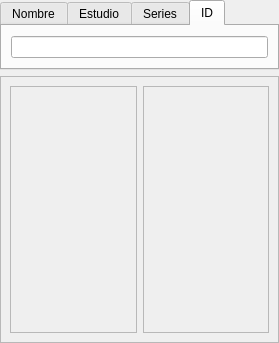
<?xml version="1.0" encoding="UTF-8"?>
<ui version="4.0">
 <class>ctkDICOMQueryWidget</class>
 <widget class="QWidget" name="ctkDICOMQueryWidget">
  <property name="geometry">
   <rect>
    <x>0</x>
    <y>0</y>
    <width>279</width>
    <height>343</height>
   </rect>
  </property>
  <property name="windowTitle">
   <string>Form</string>
  </property>
  <layout class="QVBoxLayout" name="verticalLayout" stretch="0,1">
   <property name="margin">
    <number>0</number>
   </property>
   <item>
    <widget class="QTabWidget" name="QueryOptions">
     <property name="sizePolicy">
      <sizepolicy hsizetype="Expanding" vsizetype="Minimum">
       <horstretch>0</horstretch>
       <verstretch>0</verstretch>
      </sizepolicy>
     </property>
     <property name="maximumSize">
      <size>
       <width>16777215</width>
       <height>16777215</height>
      </size>
     </property>
     <property name="tabShape">
      <enum>QTabWidget::Rounded</enum>
     </property>
     <property name="currentIndex">
      <number>3</number>
     </property>
     <property name="elideMode">
      <enum>Qt::ElideNone</enum>
     </property>
     <widget class="QWidget" name="Name">
      <attribute name="title">
       <string>Nombre</string>
      </attribute>
      <attribute name="toolTip">
       <string>Buscar por el nombre de la persona</string>
      </attribute>
      <layout class="QVBoxLayout" name="verticalLayout_7">
       <item>
        <widget class="QLineEdit" name="NameSearch"/>
       </item>
      </layout>
     </widget>
     <widget class="QWidget" name="Study">
      <attribute name="title">
       <string>Estudio</string>
      </attribute>
      <attribute name="toolTip">
       <string>Buscar en la descripción del estudio</string>
      </attribute>
      <layout class="QVBoxLayout" name="verticalLayout_8">
       <item>
        <widget class="QLineEdit" name="StudySearch"/>
       </item>
      </layout>
     </widget>
     <widget class="QWidget" name="Series">
      <attribute name="title">
       <string>Series</string>
      </attribute>
      <attribute name="toolTip">
       <string>Buscar en la descripción de la serie</string>
      </attribute>
      <layout class="QVBoxLayout" name="verticalLayout_9">
       <item>
        <widget class="QLineEdit" name="SeriesSearch"/>
       </item>
      </layout>
     </widget>
     <widget class="QWidget" name="ID">
      <attribute name="title">
       <string>ID</string>
      </attribute>
      <attribute name="toolTip">
       <string>Buscar el ID de la persona</string>
      </attribute>
      <layout class="QVBoxLayout" name="verticalLayout_10">
       <item>
        <widget class="QLineEdit" name="IdSearch"/>
       </item>
      </layout>
     </widget>
    </widget>
   </item>
   <item>
    <widget class="QFrame" name="frame">
     <property name="frameShape">
      <enum>QFrame::StyledPanel</enum>
     </property>
     <property name="frameShadow">
      <enum>QFrame::Raised</enum>
     </property>
     <layout class="QHBoxLayout" name="horizontalLayout_2">
      <item>
       <widget class="QFrame" name="frame_2">
        <property name="frameShape">
         <enum>QFrame::StyledPanel</enum>
        </property>
        <property name="frameShadow">
         <enum>QFrame::Raised</enum>
        </property>
        <layout class="QVBoxLayout" name="verticalLayout_2">
         <item>
          <widget class="ctkDateRangeWidget" name="DateRangeWidget" native="true"/>
         </item>
         <item>
          <spacer name="verticalSpacer">
           <property name="orientation">
            <enum>Qt::Vertical</enum>
           </property>
           <property name="sizeHint" stdset="0">
            <size>
             <width>20</width>
             <height>40</height>
            </size>
           </property>
          </spacer>
         </item>
        </layout>
       </widget>
      </item>
      <item>
       <widget class="QFrame" name="frame_3">
        <property name="frameShape">
         <enum>QFrame::StyledPanel</enum>
        </property>
        <property name="frameShadow">
         <enum>QFrame::Raised</enum>
        </property>
        <layout class="QVBoxLayout" name="verticalLayout_5">
         <item>
          <widget class="ctkModalityWidget" name="ModalityWidget">
           <property name="sizePolicy">
            <sizepolicy hsizetype="Preferred" vsizetype="Minimum">
             <horstretch>0</horstretch>
             <verstretch>0</verstretch>
            </sizepolicy>
           </property>
          </widget>
         </item>
        </layout>
       </widget>
      </item>
     </layout>
    </widget>
   </item>
  </layout>
 </widget>
 <customwidgets>
  <customwidget>
   <class>ctkModalityWidget</class>
   <extends>QWidget</extends>
   <header>ctkModalityWidget.h</header>
   <container>1</container>
  </customwidget>
  <customwidget>
   <class>ctkDateRangeWidget</class>
   <extends>QWidget</extends>
   <header>ctkDateRangeWidget.h</header>
   <container>1</container>
  </customwidget>
 </customwidgets>
 <resources/>
 <connections/>
</ui>
